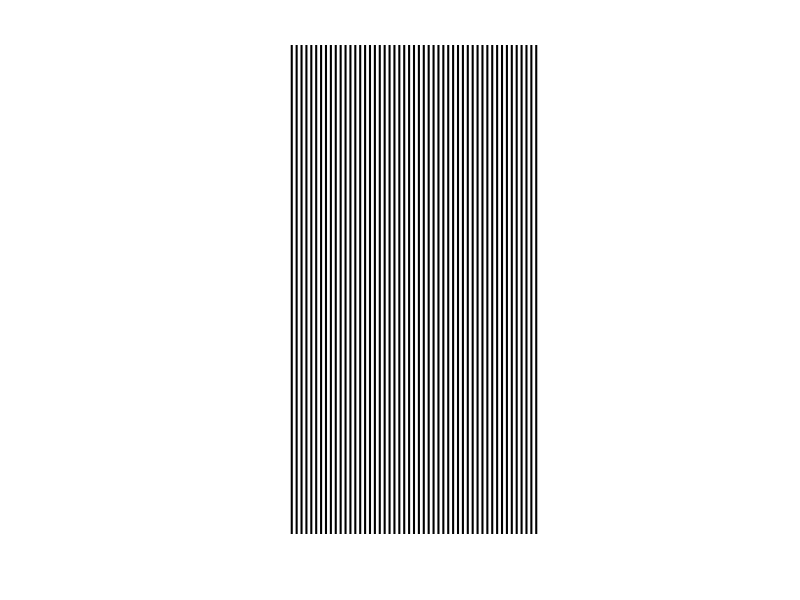
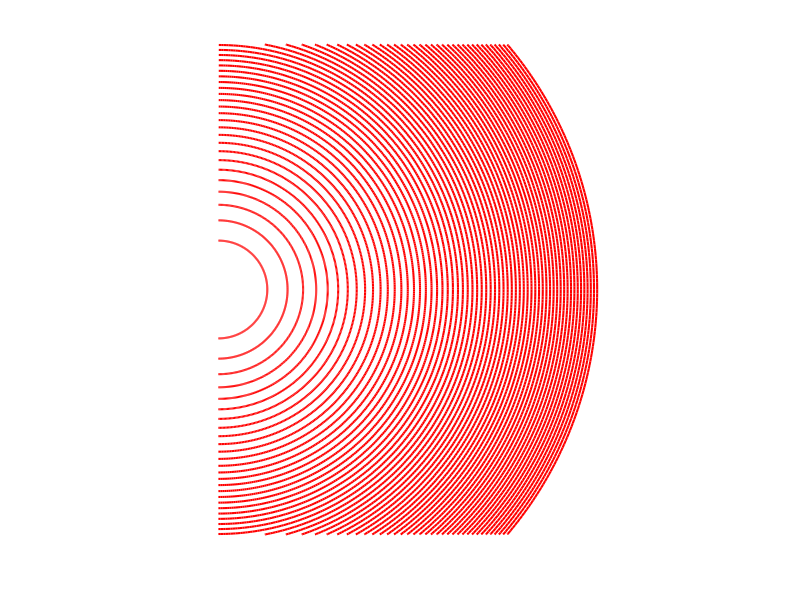
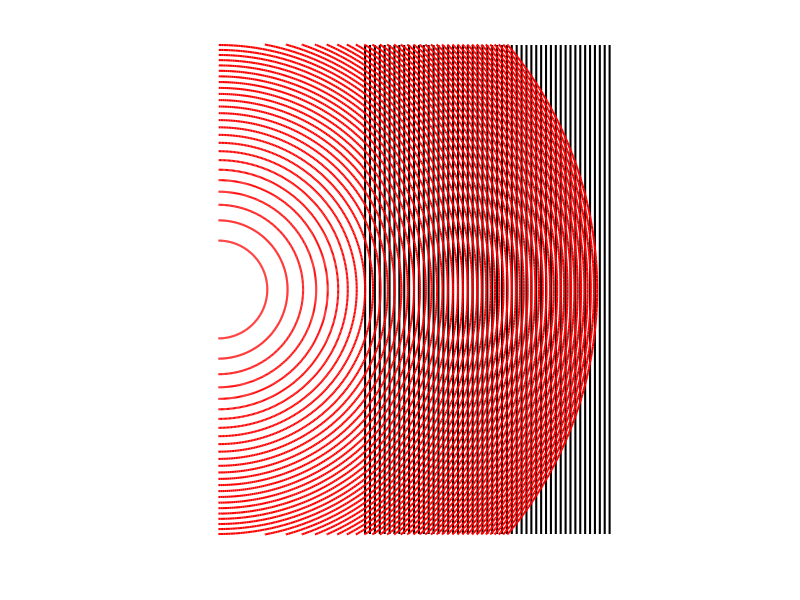

The MATLAB source for these figures, in order:
close all;clear;clc;
a = 1;
figure(1)
y = [-5,5];
for n = 30:80
    x = 0.1 * [n,n];
    plot(x,y,'k-','LineWidth',1.5);
    hold on;
end
axis equal;
axis off;
ylim([-5,5]);

figure(2)
for n = 0:60
    theta = -pi / 2:0.01:pi / 2;
    plot(a * sqrt(n) * cos(theta),a * sqrt(n) * sin(theta),'r-','LineWidth',1.5);
    hold on;
end
axis equal;
axis off;
ylim([-5,5]);

figure(3);
y = [-5,5];
for n = 30:80
    x = 0.1 * [n,n];
    plot(x,y,'k-','LineWidth',1.5);
    hold on;
end
for n = 0:60
    theta = -pi / 2:0.01:pi / 2;
    plot(a * sqrt(n) * cos(theta),a * sqrt(n) * sin(theta),'r-','LineWidth',1.5);
    hold on;
end
axis equal;
axis off;
ylim([-5,5]);